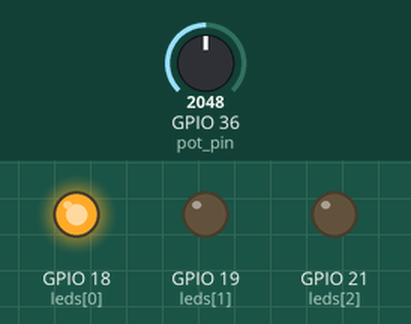
Recording of a program running on a simulated ESP32 board running MicroPython. Shown: output pins drawn as LEDs (lit = HIGH). The inputs (shaded band) are chosen by the test bench; at power-on: GPIO 36 (pot_pin) = 2048 (analog values on the 0–4095 scale). What the program prints to the serial console is not drawn.

Above: at 1.2 s.
1.3 s: GPIO 36 (pot_pin) set to 1551
At 2.0 s:
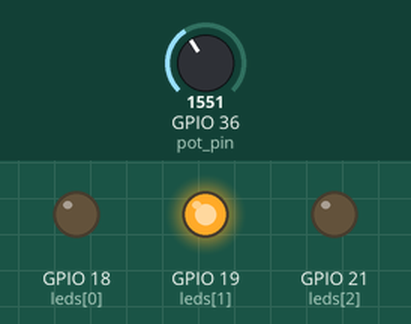
4.3 s: GPIO 36 (pot_pin) set to 1435
5.8 s: GPIO 36 (pot_pin) set to 2047
At 7.6 s:
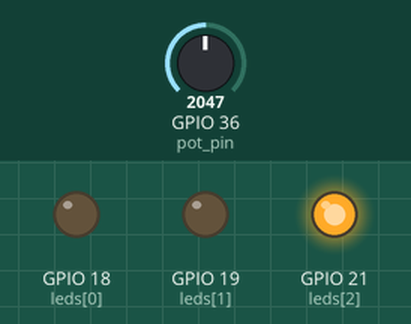
8.1 s: GPIO 36 (pot_pin) set to 1679
11.1 s: GPIO 36 (pot_pin) set to 1573
Timing chart, 0 to 13.6 s (numbered marks = the images above; inputs shaded):
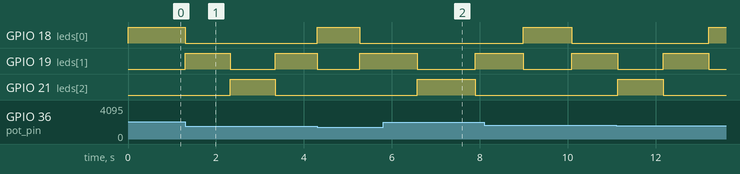

The program:

05-4.py
```python
# 實驗 #5-4：使用可變電阻調整跑馬燈速度
# 執行環境：MicroPython v1.24.0 on ESP32-DevKitC

import machine
import time

# --- 硬體腳位定義 ---
# 可變電阻連接到 ADC1 的 CH0 (GPIO36)
pot_pin = machine.ADC(machine.Pin(36))
# 設定 ADC 的衰減，使其可以測量 0-3.3V 的電壓
# ATTN_11DB 對應最大輸入電壓約 3.3V，輸出範圍 0-4095
pot_pin.atten(machine.ADC.ATTN_11DB)

# LED 模組腳位 (紅, 黃, 綠)
led_pins_numbers = [18, 19, 21]
leds = [machine.Pin(pin, machine.Pin.OUT) for pin in led_pins_numbers]

# --- 參數設定 ---
# ADC 讀值範圍
ADC_MIN = 0
ADC_MAX = 4095  # 12-bit ADC

# 跑馬燈一輪總時間範圍 (秒)
TIME_MIN_S = 0.5
TIME_MAX_S = 10.0

# 跑馬燈的路徑為 R -> Y -> G -> Y -> R ... 共 4 個步驟
NUM_STEPS = 4

# 移動平均的樣本數
MOVING_AVG_SAMPLES = 10

# --- 輔助函式 ---
def map_value(x, in_min, in_max, out_min, out_max):
    """將一個值從一個範圍線性映射到另一個範圍"""
    return (x - in_min) * (out_max - out_min) / (in_max - in_min) + out_min

def all_leds_off():
    """關閉所有 LED"""
    for led in leds:
        led.value(0)

# --- 主程式 ---
print("實驗 #5-4：可變電阻調整跑馬燈速度")
print("逆時針轉到底最快 (0.5秒/輪)，順時針轉到底最慢 (10秒/輪)")

# --- 狀態變數初始化 ---
# 初始化 ADC 移動平均列表，全部填入 0
adc_readings = [0] * MOVING_AVG_SAMPLES

# 跑馬燈順序：0=紅, 1=黃, 2=綠。來回模式為 [紅, 黃, 綠, 黃]
led_sequence_indices = [0, 1, 2, 1]
current_sequence_index = 0

# 用於非阻塞式延遲的時間戳
last_update_time = time.ticks_ms()

# 程式開始時，先點亮第一顆燈
all_leds_off()
leds[led_sequence_indices[current_sequence_index]].value(1)

try:
    while True:
        # 1. 讀取 ADC 並進行移動平均平滑處理
        # ------------------------------------
        raw_adc = pot_pin.read()

        # 移除最舊的讀值
        adc_readings.pop(0)
        # 加入最新的讀值
        adc_readings.append(raw_adc)

        # 計算平滑後的值
        smoothed_adc_value = sum(adc_readings) / MOVING_AVG_SAMPLES

        # 2. 將平滑後的 ADC 值映射到延遲時間
        # ------------------------------------
        # 計算跑馬燈一輪所需的總時間 (秒)
        total_cycle_time_s = map_value(smoothed_adc_value, ADC_MIN, ADC_MAX, TIME_MIN_S, TIME_MAX_S)

        # 計算每一步驟之間的延遲時間 (毫秒)
        delay_per_step_ms = (total_cycle_time_s / NUM_STEPS) * 1000

        # 3. 非阻塞式檢查是否到達切換時間
        # ------------------------------------
        current_time = time.ticks_ms()
        if time.ticks_diff(current_time, last_update_time) >= delay_per_step_ms:
            # 時間到了，更新 LED 狀態

            # 將目前的燈熄滅
            leds[led_sequence_indices[current_sequence_index]].value(0)

            # 計算下一個燈的索引
            current_sequence_index = (current_sequence_index + 1) % NUM_STEPS

            # 點亮下一個燈
            leds[led_sequence_indices[current_sequence_index]].value(1)

            # 更新上次切換的時間戳
            last_update_time = current_time

        # 可以在這裡加入一個極短的延遲，避免 CPU 佔用率 100%
        # 但對於這個應用不是必需的，因為 ADC 讀取本身就有延遲
        # time.sleep_ms(1)

except KeyboardInterrupt:
    print("程式被使用者中斷")

finally:
    # 確保程式結束時所有 LED 都會熄滅
    print("清理 GPIO...")
    all_leds_off()
    print("程式結束")
```
